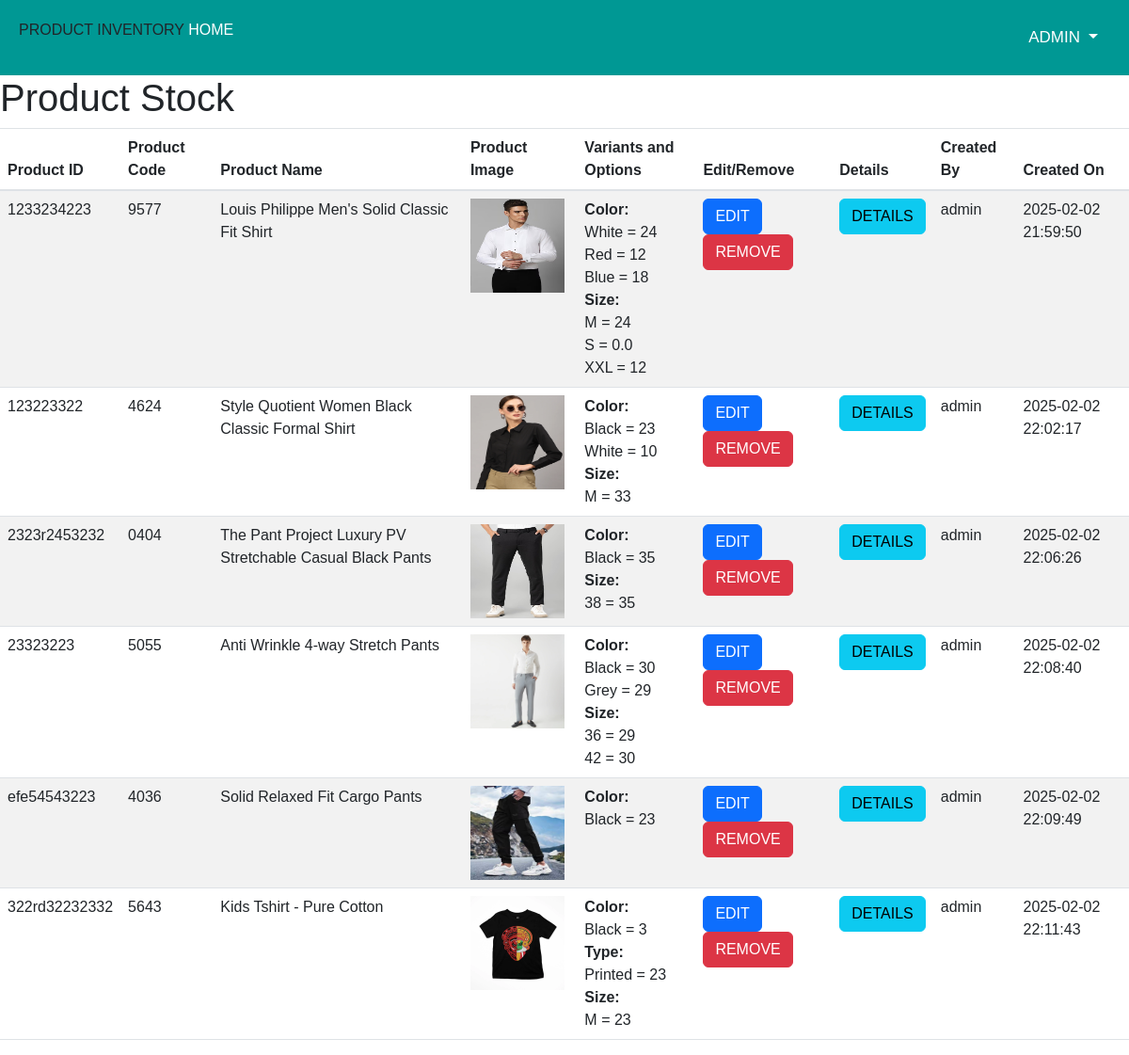
Page /view-stock (signed in) on the committed database.
### main.py (models this page shows)
class Product(db.Model):
    __tablename__ = 'products'
    id = db.Column(db.String(36), primary_key=True, default=lambda: str(uuid.uuid4()))
    ProductID = db.Column(db.BigInteger, unique=True, nullable=False)
    ProductCode = db.Column(db.String(255), unique=True, nullable=False)
    ProductName = db.Column(db.String(255), nullable=False)
    ProductImage = db.Column(db.String(255), nullable=True)
    CreatedDate = db.Column(db.DateTime, nullable=False, default=db.func.current_timestamp())
    UpdatedDate = db.Column(db.DateTime, nullable=True, onupdate=db.func.current_timestamp())
    CreatedUser = db.Column(db.String(36), db.ForeignKey('auth_users.id'), nullable=False)
    IsFavourite = db.Column(db.Boolean, default=False)
    Active = db.Column(db.Boolean, default=True)
    HSNCode = db.Column(db.String(255), nullable=True)
    TotalStock = db.Column(db.Numeric(20,8), nullable=True, default=0.00)
    __table_args__ = (db.UniqueConstraint('ProductCode', 'ProductID', name='unique_product_constraint'),)

class ProductImage(db.Model):
    __tablename__ = 'product_images'
    id = db.Column(db.String(36), primary_key=True, default=lambda: str(uuid.uuid4()))
    Product = db.Column(db.String(36), db.ForeignKey('products.id'), nullable=False)
    ImageURL = db.Column(db.String(255), nullable=False)
    CreatedDate = db.Column(db.DateTime, nullable=False, default=db.func.current_timestamp())
    UpdatedDate = db.Column(db.DateTime, nullable=True, onupdate=db.func.current_timestamp())

class ProductVariant(db.Model):
    __tablename__ = 'product_varients'
    id = db.Column(db.String(36), primary_key=True, default=lambda: str(uuid.uuid4()))
    Product = db.Column(db.String(36), db.ForeignKey('products.id'), nullable=False)
    VariantName = db.Column(db.String(255), nullable=False)
    CreatedDate = db.Column(db.DateTime, nullable=False, default=db.func.current_timestamp())
    UpdatedDate = db.Column(db.DateTime, nullable=True, onupdate=db.func.current_timestamp())

class ProductVariantOption(db.Model):
    __tablename__ = 'product_varient_options'
    id = db.Column(db.String(36), primary_key=True, default=lambda: str(uuid.uuid4()))
    Variant = db.Column(db.String(36), db.ForeignKey('product_varients.id'), nullable=False)
    quantity = db.Column(db.String(36), db.ForeignKey('product_varients.id'), nullable=False)
    OptionName = db.Column(db.String(255), nullable=False)
    CreatedDate = db.Column(db.DateTime, nullable=False, default=db.func.current_timestamp())
    UpdatedDate = db.Column(db.DateTime, nullable=True, onupdate=db.func.current_timestamp())

### main.py (the view)
@app.route('/view-stock')
def view_stock():
    if 'loggedin' in session:
        products = Product.query.all()
        product_data = []
        for product in products:
            variants = ProductVariant.query.filter_by(Product=product.id).all()
            variant_data = []
            for variant in variants:
                options = ProductVariantOption.query.filter_by(Variant=variant.id).all()
                option_data = []
                for option in options:
                    option_data.append({
                        "option_name": option.OptionName,
                        "quantity": option.quantity  # Fetch the quantity field
                    })
                variant_data.append({
                    "variant_name": variant.VariantName,
                    "options": option_data
                })
            product_images = ProductImage.query.filter_by(Product=product.id).all()
            image_urls = [img.ImageURL for img in product_images]
            created_user = product.CreatedUser  # Assuming 'CreatedUser' stores the user ID of the product creator
            created_date = product.CreatedDate.strftime('%Y-%m-%d %H:%M:%S') if product.CreatedDate else None
            product_data.append({
                "id":product.id,
                "product_id": product.ProductID,
                "product_code": product.ProductCode,
                "product_name": product.ProductName,
                "product_image": image_urls,
                "variants": variant_data,
                "created_user": created_user,  # Add this field to display the creator's user ID
                "created_date": created_date  # Add this field to display the creation date
            })
        return render_template('view_stock.html', products=product_data)
    else:
        return render_template('login.html')

### templates/view_stock.html (shortened to what this page needs)
{% extends 'base.html' %}
{% block content %}
<!DOCTYPE html>
<html lang="en">
<head>
</head>
<body>
    <h1>Product Stock</h1>
    {% if products %}
        <table class="table table-striped">
            <thead>
                <tr>
                    <th>Product ID</th>
                    <th>Product Code</th>
                    <th>Product Name</th>
                    <th>Product Image</th>
                    <th>Variants and Options</th>
                    <th>Edit/Remove</th>
                    <th>Details</th>
                    <th>Created By</th>
                    <th>Created On</th>
                </tr>
            </thead>
            <tbody>
                {% for product in products %}
                    <tr>
                        <td>{{ product.product_id }}</td>
                        <td>{{ product.product_code }}</td>
                        <td>{{ product.product_name }}</td>
                        <td><img src="{{ url_for('static', filename='uploads/' + product.product_image[0]) }}" alt="Product Image" width="100" height="100">
                        </td>
                        <td>
                            {% for variant in product.variants %}
                                <strong>{{ variant.variant_name }}:</strong><br>
                                {% for option in variant.options %}
                                    {{ option.option_name }} = {{ option.quantity }}<br>
                                {% endfor %}
                            {% endfor %}
                        </td>
                        <td>
                            <a href="/edit-product/{{ product.product_id }}" class="btn btn-primary">Edit</a>
                            <a href="/remove-product/{{ product.product_id }}" class="btn btn-danger">Remove</a>
                        </td>
                        <td>
                            <a href="{{ url_for('product_details', product_id=product.id) }}" class="btn btn-info">Details</a>
                        </td>
                        <td>{{ product.created_user }}</td>
                        <td>{{ product.created_date }}</td>
                    </tr>
                {% endfor %}
            </tbody>
        </table>
    {% else %}
        <p>No products available.</p>
    {% endif %}
</body>
</html>
{% endblock %}

### static/css/style.css (style rules this page uses)
* { margin: 0px; padding: 0px; }
body { font-family: 'Rubik', sans-serif; }
a, a:hover, a:focus { text-decoration: none; }
:root { --extradarkbg :#004846; --darkbg: #009894; --lightbg: #02a5a5; --fontcolor: #01564d; --white: white; }
a { color: white; text-transform: uppercase; }

### rows in the picture
Product: product_id "1233234223", product_code "9577", product_name "Louis Philippe Men's Solid Classic Fit Shirt", ImageURL (picture), created_user "admin", created_date "2025-02-02 21:59:50"
ProductVariant: variant_name "Color"
ProductVariantOption: option_name "White", quantity "24"
ProductVariantOption: option_name "Red", quantity "12"
ProductVariantOption: option_name "Blue", quantity "18"
ProductVariant: variant_name "Size"
ProductVariantOption: option_name "M", quantity "24"
ProductVariantOption: option_name "S", quantity "0.0"
ProductVariantOption: option_name "XXL", quantity "12"
Product: product_id "123223322", product_code "4624", product_name "Style Quotient Women Black Classic Formal Shirt", ImageURL (picture), created_user "admin", created_date "2025-02-02 22:02:17"
ProductVariant: variant_name "Color"
ProductVariantOption: option_name "Black", quantity "23"
ProductVariantOption: option_name "White", quantity "10"
ProductVariant: variant_name "Size"
ProductVariantOption: option_name "M", quantity "33"
Product: product_id "2323r2453232", product_code "0404", product_name "The Pant Project Luxury PV Stretchable Casual Black Pants", ImageURL (picture), created_user "admin", created_date "2025-02-02 22:06:26"
ProductVariant: variant_name "Color"
ProductVariantOption: option_name "Black", quantity "35"
ProductVariant: variant_name "Size"
ProductVariantOption: option_name "38", quantity "35"
Product: product_id "23323223", product_code "5055", product_name "Anti Wrinkle 4-way Stretch Pants", ImageURL (picture), created_user "admin", created_date "2025-02-02 22:08:40"
ProductVariant: variant_name "Color"
ProductVariantOption: option_name "Black", quantity "30"
ProductVariantOption: option_name "Grey", quantity "29"
ProductVariant: variant_name "Size"
ProductVariantOption: option_name "36", quantity "29"
ProductVariantOption: option_name "42", quantity "30"
Product: product_id "efe54543223", product_code "4036", product_name "Solid Relaxed Fit Cargo Pants", ImageURL (picture), created_user "admin", created_date "2025-02-02 22:09:49"
ProductVariant: variant_name "Color"
ProductVariantOption: option_name "Black", quantity "23"
Product: product_id "322rd32232332", product_code "5643", product_name "Kids Tshirt - Pure Cotton", ImageURL (picture), created_user "admin", created_date "2025-02-02 22:11:43"
ProductVariant: variant_name "Color"
ProductVariantOption: option_name "Black", quantity "3"
ProductVariant: variant_name "Type"
ProductVariantOption: option_name "Printed", quantity "23"
ProductVariant: variant_name "Size"
ProductVariantOption: option_name "M", quantity "23"

### other values in the picture
{{ session['username'] }} "ADMIN"
